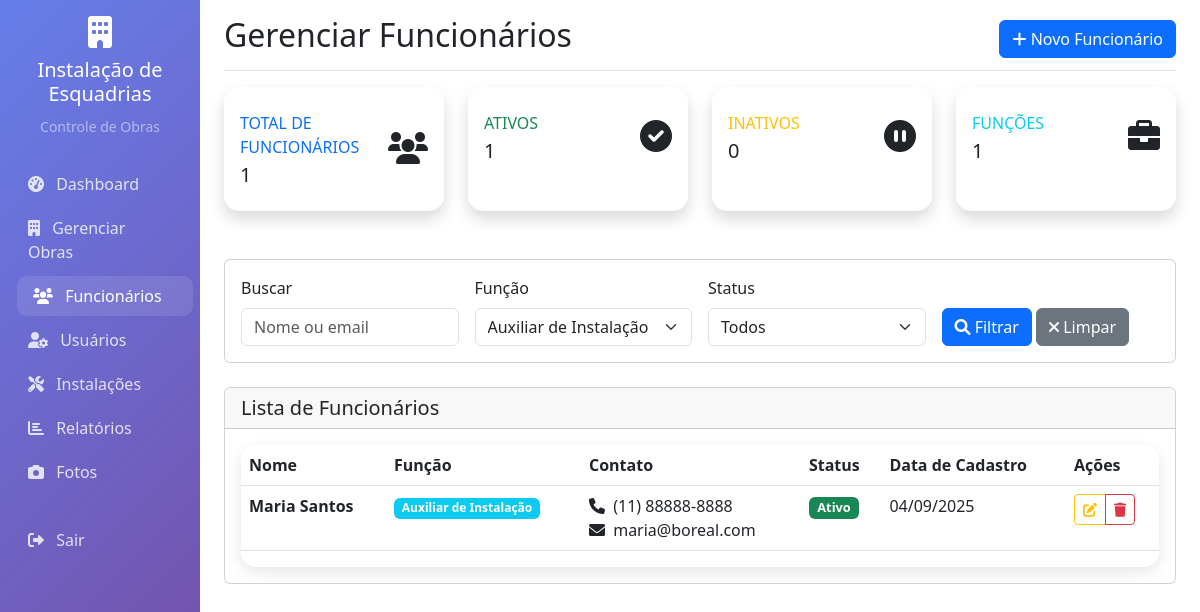
Page /funcionarios.php?funcao=Auxiliar de Instalação (signed in) on the committed database.
### tables this page shows
CREATE TABLE IF NOT EXISTS `funcionarios` (
    `id` INT AUTO_INCREMENT PRIMARY KEY,
    `nome` VARCHAR(100) NOT NULL,
    `funcao` VARCHAR(100) NOT NULL,
    `telefone` VARCHAR(20),
    `email` VARCHAR(100),
    `active` BOOLEAN DEFAULT TRUE,
    `created_at` TIMESTAMP DEFAULT CURRENT_TIMESTAMP,
    `updated_at` TIMESTAMP DEFAULT CURRENT_TIMESTAMP ON UPDATE CURRENT_TIMESTAMP
);

### funcionarios.php (the view, shortened to what the rows shown need)
<?php
require_once 'config/database.php';
require_once 'includes/functions.php';
$funcaoFilter = $_GET['funcao'] ?? '';
$whereConditions = [];
$params = [];
if ($funcaoFilter) {
    $whereConditions[] = "funcao = ?";
    $params[] = $funcaoFilter;
}
$whereClause = !empty($whereConditions) ? 'WHERE ' . implode(' AND ', $whereConditions) : '';
$query = "SELECT * FROM funcionarios $whereClause ORDER BY nome ASC";
$funcionarios = fetchAll($query, $params);
$funcionariosAtivos = count(array_filter($funcionarios, function($f) { return $f['active'] == 1; }));
$funcionariosInativos = count(array_filter($funcionarios, function($f) { return $f['active'] == 0; }));
?>
<!DOCTYPE html>
<html lang="pt-BR">
<head>
    <link href="https://cdn.jsdelivr.net/npm/bootstrap@5.3.0/dist/css/bootstrap.min.css" rel="stylesheet">
    <link href="https://cdnjs.cloudflare.com/ajax/libs/font-awesome/6.0.0/css/all.min.css" rel="stylesheet">
</head>
<body>
    <div class="container-fluid">
        <div class="row">
            <main class="col-md-9 ms-sm-auto col-lg-10 px-md-4">
                <div class="d-flex justify-content-between flex-wrap flex-md-nowrap align-items-center pt-3 pb-2 mb-3 border-bottom">
                    <h1 class="h2">Gerenciar Funcionários</h1>
                </div>
                <div class="row mb-4">
                    <div class="col-xl-3 col-md-6 mb-4">
                        <div class="card card-stats border-left-success shadow h-100 py-2">
                            <div class="card-body">
                                <div class="row no-gutters align-items-center">
                                    <div class="col mr-2">
                                        <div class="text-xs font-weight-bold text-success text-uppercase mb-1">
                                            Ativos</div>
                                        <div class="h5 mb-0 font-weight-bold text-gray-800"><?php echo $funcionariosAtivos; ?></div>
                                    </div>
                                </div>
                            </div>
                        </div>
                    </div>
                    <div class="col-xl-3 col-md-6 mb-4">
                        <div class="card card-stats border-left-warning shadow h-100 py-2">
                            <div class="card-body">
                                <div class="row no-gutters align-items-center">
                                    <div class="col mr-2">
                                        <div class="text-xs font-weight-bold text-warning text-uppercase mb-1">
                                            Inativos</div>
                                        <div class="h5 mb-0 font-weight-bold text-gray-800"><?php echo $funcionariosInativos; ?></div>
                                    </div>
                                </div>
                            </div>
                        </div>
                    </div>
                </div>
                <div class="card">
                    <div class="card-body">
                        <div class="table-responsive">
                            <table class="table table-hover">
                                <thead>
                                    <tr>
                                        <th>Nome</th>
                                        <th>Função</th>
                                        <th>Contato</th>
                                        <th>Status</th>
                                        <th>Data de Cadastro</th>
                                        <th>Ações</th>
                                    </tr>
                                </thead>
                                <tbody>
                                    <?php if (empty($funcionarios)): ?>
                                        <tr>
                                            <td colspan="6" class="text-center text-muted">
                                                <i class="fas fa-inbox fa-2x mb-2"></i><br>
                                                Nenhum funcionário encontrado
                                            </td>
                                        </tr>
                                    <?php else: ?>
                                        <?php foreach ($funcionarios as $funcionario): ?>
                                            <tr>
                                                <td>
                                                    <strong><?php echo htmlspecialchars($funcionario['nome']); ?></strong>
                                                </td>
                                                <td>
                                                    <span class="badge bg-info"><?php echo htmlspecialchars($funcionario['funcao']); ?></span>
                                                </td>
                                                <td>
                                                    <?php if ($funcionario['telefone']): ?>
                                                        <div><i class="fas fa-phone me-1"></i> <?php echo htmlspecialchars($funcionario['telefone']); ?></div>
                                                    <?php endif; ?>
                                                    <?php if ($funcionario['email']): ?>
                                                        <div><i class="fas fa-envelope me-1"></i> <?php echo htmlspecialchars($funcionario['email']); ?></div>
                                                    <?php endif; ?>
                                                </td>
                                                <td>
                                                    <?php if ($funcionario['active']): ?>
                                                        <span class="badge bg-success status-badge">Ativo</span>
                                                    <?php else: ?>
                                                        <span class="badge bg-secondary status-badge">Inativo</span>
                                                    <?php endif; ?>
                                                </td>
                                                <td><?php echo formatDate($funcionario['created_at']); ?></td>
                                                <td>
                                                    <div class="btn-group" role="group">
                                                        <button class="btn btn-sm btn-outline-warning"
                                                                onclick="editFuncionario(<?php echo htmlspecialchars(json_encode($funcionario)); ?>)"
                                                                title="Editar">
                                                            <i class="fas fa-edit"></i>
                                                        </button>
                                                        <button class="btn btn-sm btn-outline-danger"
                                                                onclick="deleteFuncionario(<?php echo $funcionario['id']; ?>, '<?php echo htmlspecialchars($funcionario['nome']); ?>')"
                                                                title="Excluir">
                                                            <i class="fas fa-trash"></i>
                                                        </button>
                                                    </div>
                                                </td>
                                            </tr>
                                        <?php endforeach; ?>
                                    <?php endif; ?>
                                </tbody>
                            </table>
                        </div>
                    </div>
                </div>
            </main>
        </div>
    </div>
</body>
</html>

### rows in the picture
funcionarios: active "1", active "0", nome "Maria Santos", funcao "Auxiliar de Instalação", telefone "(11) 88888-8888", email "maria@boreal.com", shows "Ativo", created_at "04/09/2025"

### other values in the picture
$totalFuncionarios "1"
count($funcionariosPorFuncao) "1"
form field funcao "Auxiliar de Instalação"
